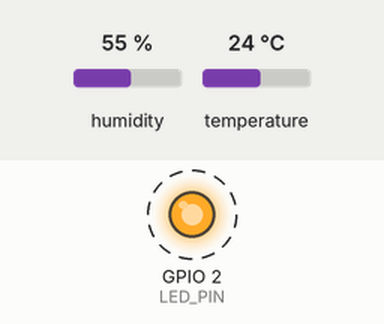
Recording of a sketch running on a simulated ESP32. Shown: output pins drawn as LEDs (lit = HIGH). Dashed ring = blinking. The test bench sets the inputs (shaded band); at power-on: humidity 55 %, temperature 24 °C. What the sketch prints to the serial monitor is not drawn.

Above: at 2.6 s.
Timing chart, 0 to 6.9 s (numbered marks = the images above):
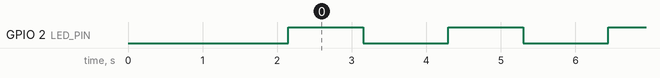

Measured:
- by itself, GPIO 2 (LED_PIN): alternates HIGH for 1.0 s and LOW for 1.1 s

The sketch:

temperature-dht22-am2302.ino
```cpp
// ESP32 DHT11 Temperature and Humidity Reader
// This code reads temperature and humidity from a DHT11 sensor

#include "DHT.h"

// Define the DHT11 sensor pin and type
#define DHT_PIN 4        // GPIO pin where DHT11 data pin is connected
#define DHT_TYPE DHT22   // DHT sensor type
#define LED_PIN 2

// Initialize DHT sensor
DHT dht(DHT_PIN, DHT_TYPE);


void blink_delay() {

  digitalWrite(LED_PIN, HIGH);
  Serial.println("LED ON");

  // Wait for 1 second
  delay(1000);

  // Turn the LED off
  digitalWrite(LED_PIN, LOW);
  Serial.println("LED OFF");

  // Wait for 1 second
  delay(1000);

}

void setup() {

  //Initialize the led pin as an output
  pinMode(LED_PIN, OUTPUT);

  // Initialize serial communication
  Serial.begin(9600);

  Serial.println("DHT22 Temperature & Humidity Sensor");
  Serial.println("====================================");

  // Initialize the DHT sensor
  dht.begin();

  // Wait a moment for sensor to stabilize
  delay(2000);
}

void loop() {
  // Read humidity and temperature
  float humidity = dht.readHumidity();
  float temperature = dht.readTemperature();        // Celsius
  float temperatureF = dht.readTemperature(true);   // Fahrenheit

  // Check if readings are valid
  if (isnan(humidity) || isnan(temperature)) {
    Serial.println("Failed to read from DHT sensor!");
    blink_delay();
    return;
  }

  // Calculate heat index (feels like temperature)
  float heatIndexC = dht.computeHeatIndex(temperature, humidity, false);
  float heatIndexF = dht.computeHeatIndex(temperatureF, humidity);

  // Display readings on Serial Monitor
  Serial.println("─────────────────────────────────");
  Serial.print("Humidity: ");
  Serial.print(humidity);
  Serial.println(" %");

  Serial.print("Temperature: ");
  Serial.print(temperature);
  Serial.print(" °C / ");
  Serial.print(temperatureF);
  Serial.println(" °F");

  Serial.print("Heat Index: ");
  Serial.print(heatIndexC);
  Serial.print(" °C / ");
  Serial.print(heatIndexF);
  Serial.println(" °F");

  // Wait 2 seconds before next reading
  blink_delay();
}
```
